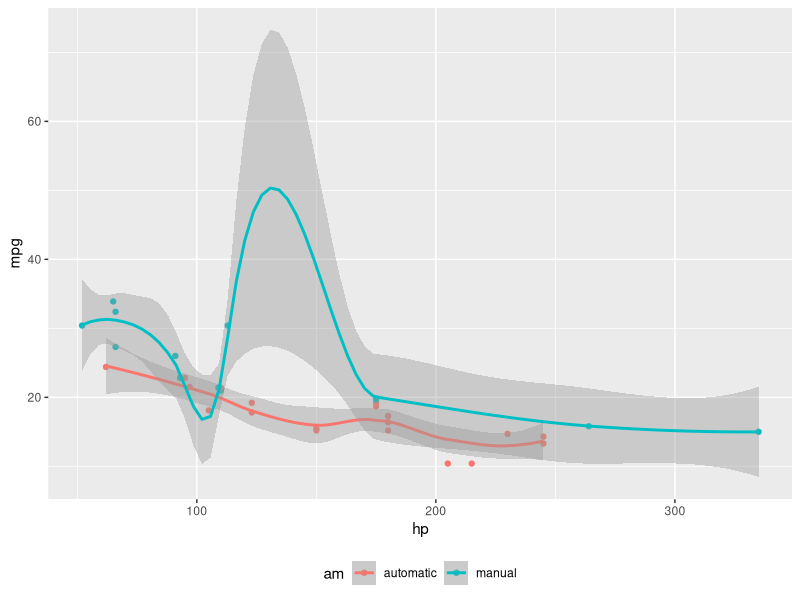
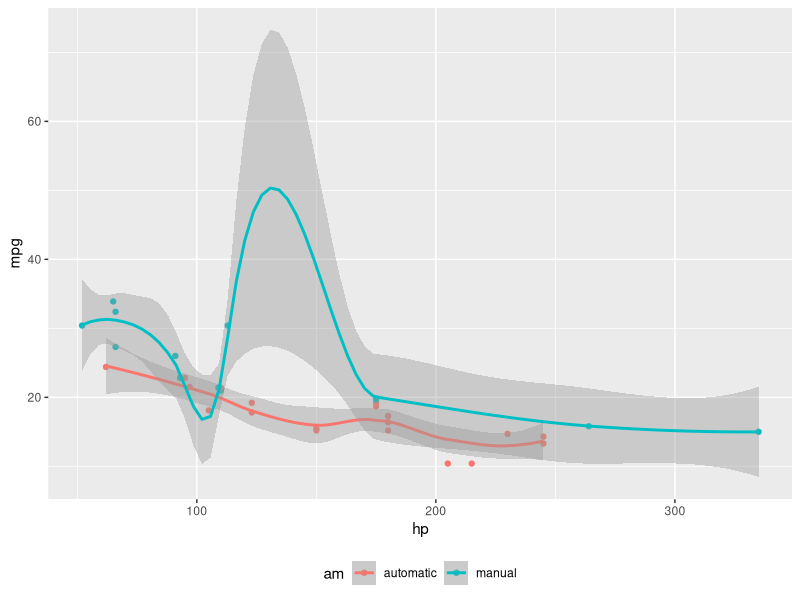

Source code (R) for these figures, in order:
## ---- chunk 1
#| label: fig-mtcars
#| echo: false
#| column: margin
#| fig-cap: MPG vs horsepower, colored by transmission.

library(ggplot2)
mtcars2 <- mtcars
mtcars2$am <- factor(
  mtcars$am, labels = c('automatic', 'manual')
)
ggplot(mtcars2, aes(hp, mpg, color = am)) +
  geom_point() +
  geom_smooth(formula = y ~ x, method = "loess") +
  theme(legend.position = 'bottom')
## ---- chunk 2
#| label: fig-cap-margin
#| echo: false
#| cap-location: margin
#| fig-cap: MPG vs horsepower, colored by transmission.

library(ggplot2)
mtcars2 <- mtcars
mtcars2$am <- factor(
  mtcars$am, labels = c('automatic', 'manual')
)
ggplot(mtcars2, aes(hp, mpg, color = am)) +
  geom_point() +
  geom_smooth(formula = y ~ x, method = "loess") +
  theme(legend.position = 'bottom')
